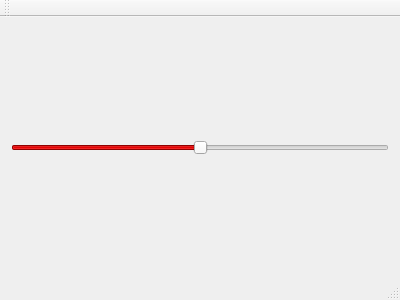
<?xml version="1.0" encoding="UTF-8"?>
<ui version="4.0">
 <class>MainWindow</class>
 <widget class="QMainWindow" name="MainWindow">
  <property name="geometry">
   <rect>
    <x>0</x>
    <y>0</y>
    <width>400</width>
    <height>300</height>
   </rect>
  </property>
  <property name="windowTitle">
   <string>MainWindow</string>
  </property>
  <widget class="QWidget" name="centralWidget">
   <layout class="QVBoxLayout" name="verticalLayout">
    <item>
     <widget class="QSlider" name="horizontalSlider">
      <property name="palette">
       <palette>
        <active>
         <colorrole role="Highlight">
          <brush brushstyle="SolidPattern">
           <color alpha="255">
            <red>204</red>
            <green>0</green>
            <blue>0</blue>
           </color>
          </brush>
         </colorrole>
         <colorrole role="Link">
          <brush brushstyle="SolidPattern">
           <color alpha="255">
            <red>204</red>
            <green>0</green>
            <blue>0</blue>
           </color>
          </brush>
         </colorrole>
        </active>
        <inactive>
         <colorrole role="Highlight">
          <brush brushstyle="SolidPattern">
           <color alpha="255">
            <red>204</red>
            <green>0</green>
            <blue>0</blue>
           </color>
          </brush>
         </colorrole>
         <colorrole role="Link">
          <brush brushstyle="SolidPattern">
           <color alpha="255">
            <red>204</red>
            <green>0</green>
            <blue>0</blue>
           </color>
          </brush>
         </colorrole>
        </inactive>
        <disabled>
         <colorrole role="Highlight">
          <brush brushstyle="SolidPattern">
           <color alpha="255">
            <red>145</red>
            <green>145</green>
            <blue>145</blue>
           </color>
          </brush>
         </colorrole>
         <colorrole role="Link">
          <brush brushstyle="SolidPattern">
           <color alpha="255">
            <red>204</red>
            <green>0</green>
            <blue>0</blue>
           </color>
          </brush>
         </colorrole>
        </disabled>
       </palette>
      </property>
      <property name="maximum">
       <number>100</number>
      </property>
      <property name="value">
       <number>50</number>
      </property>
      <property name="orientation">
       <enum>Qt::Horizontal</enum>
      </property>
     </widget>
    </item>
   </layout>
  </widget>
  <widget class="QMenuBar" name="menuBar">
   <property name="geometry">
    <rect>
     <x>0</x>
     <y>0</y>
     <width>400</width>
     <height>17</height>
    </rect>
   </property>
  </widget>
  <widget class="QToolBar" name="mainToolBar">
   <attribute name="toolBarArea">
    <enum>TopToolBarArea</enum>
   </attribute>
   <attribute name="toolBarBreak">
    <bool>false</bool>
   </attribute>
  </widget>
  <widget class="QStatusBar" name="statusBar"/>
 </widget>
 <layoutdefault spacing="6" margin="11"/>
 <resources/>
 <connections/>
</ui>
